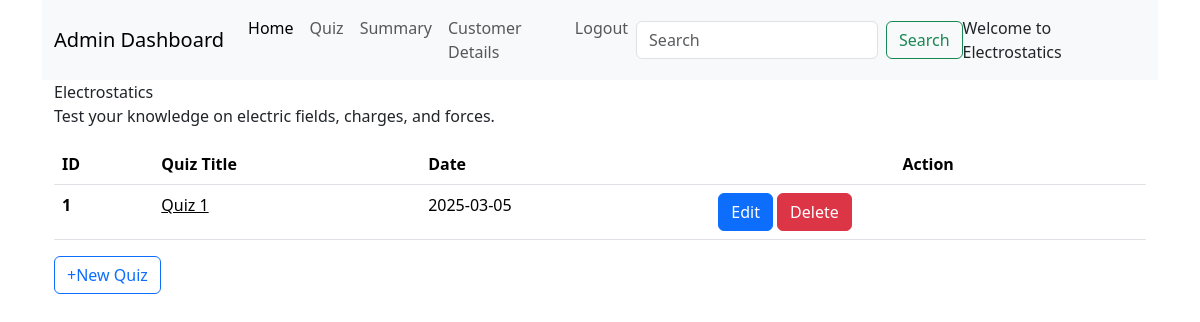
/admin_dashboard/1/1/Electrostatics, run on an earlier commit of the app's database.
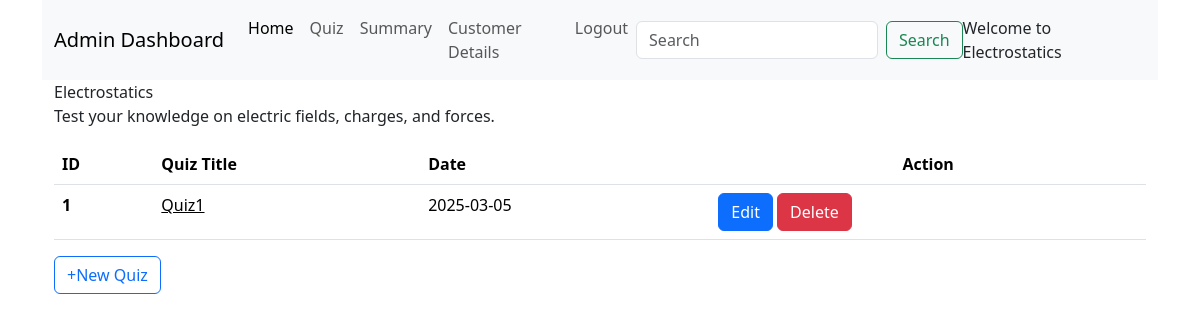
And on a later commit of the database.
### backend/models.py (models this page shows)
class Chapter(db.Model):
  __tablename__="chapter"
  ch_id=db.Column(db.Integer, primary_key=True, nullable=False)
  subject_id=db.Column(db.Integer, db.ForeignKey("subject.sub_id"), nullable=False)
  name=db.Column(db.String, nullable=False)
  description=db.Column(db.String)
  quizes=db.relationship("Quiz", cascade="all,delete", backref="chapter", lazy=True)

class Quiz(db.Model):
  __tablename__="quiz"
  q_id=db.Column(db.Integer, primary_key=True, nullable=False)
  name=db.Column(db.String, nullable=False)
  chapter_id=db.Column(db.Integer, db.ForeignKey("chapter.ch_id"), nullable=False)
  date_of_quiz=db.Column(db.DateTime, nullable=False, default=datetime.now())
  time_duration=db.Column(db.Integer, nullable=True, default=60)
  remarks=db.Column(db.String)
  questions=db.relationship("Question", cascade="all,delete", backref="quiz", lazy=True)
  scores=db.relationship("Scores", cascade="all,delete", backref="quiz", lazy=True)

### backend/controllers.py (the view)
@app.route('/admin_dashboard/<int:subject_id>/<int:chapter_id>/<string:name>')
def quizzes_in_chapters(subject_id, chapter_id, name):
  quizzes_in_chapters = db.session.query(Chapter).filter((Chapter.subject_id == subject_id) & (Chapter.ch_id == chapter_id)).first().quizes
  chapter = db.session.query(Chapter).filter(Chapter.ch_id == chapter_id).first()
  subject = db.session.query(Subject).filter(Subject.sub_id == subject_id).first()
  for quiz in quizzes_in_chapters:
    quiz.date_of_quiz_str = datetime.date(quiz.date_of_quiz)
  return render_template('quizzes_page.html', quizzes = quizzes_in_chapters, chapter=chapter, subject=subject, name=name)

### templates/quizzes_page.html (shortened to what this page needs)
<!DOCTYPE html>
<html lang="en">
<head>
  <link href="https://cdn.jsdelivr.net/npm/bootstrap@5.3.3/dist/css/bootstrap.min.css" rel="stylesheet">
  <link href="/static/style/admin_dashboard.css" rel="stylesheet">
</head>
<body>
  <div class="container new-container">
    <nav class="navbar navbar-expand-lg bg-body-tertiary">
      <div class="container-fluid">
        <a class="navbar-brand" href="#">Admin Dashboard</a>
        <div class="collapse navbar-collapse" id="navbarSupportedContent">
          <ul class="navbar-nav me-auto mb-2 mb-lg-0">
            <li class="nav-item">
              <a class="nav-link active" aria-current="page" href="#">Home</a>
            </li>
            <li class="nav-item">
              <a class="nav-link" href="#">Quiz</a>
            </li>
            <li class="nav-item">
              <a class="nav-link" href="#">Summary</a>
            </li>
            <li class="nav-item">
              <a class="nav-link" href="#">Customer Details</a>
            </li>
            <li class="nav-item">
              <a class="nav-link" href="#">Logout</a>
            </li>
          </ul>
          <form class="d-flex" role="search" method="POST" action="">
            <input class="form-control me-2" type="search" placeholder="Search" aria-label="Search">
            <button class="btn btn-outline-success" type="submit">Search</button>
          </form>
          <span class="nav=text">
            Welcome to {{name}}
          </span>
        </div>
      </div>
    </nav>
    <div class="container new-container">
      <div class="title">{{chapter.name}}</div>
      <div class="description">{{chapter.description}}</div>
      <table class="table table-striped">
        <table class="table">
          <thead>
            <tr>
              <th scope="col">ID</th>
              <th scope="col">Quiz Title</th>
              <th scope="col">Date</th>
              <th scope="col" class="text-center">Action</th>
            </tr>
          </thead>
          <tbody>
            {% for quiz in quizzes %}
            <tr>
              <th scope="row">{{quiz.q_id}}</th>
              <td id="clickable"><a onclick="window.location.href='/admin_dashboard/{{quiz.chapter.subject.sub_id}}/{{quiz.chapter.ch_id}}/{{quiz.q_id}}/{{name}}'">{{quiz.name}}</a></td>
              <td>{{quiz.date_of_quiz_str}}</td>
              <td><a onclick="window.location.href='/admin_dashboard/{{subject.sub_id}}/{{chapter.ch_id}}/{{quiz.q_id}}/edit_quiz/{{name}}'" type="button" class="btn btn-primary">Edit</a>
              <a href="" type="button" class="btn btn-danger">Delete</a></td>
              {% endfor %}
            </tr>
          </tbody>
          <table>
            <a  type="button" class="btn btn-outline-primary" onclick="window.location.href='/admin_dashboard/{{chapter.subject.sub_id}}/{{chapter.ch_id}}/new_quiz/{{name}}'">+New Quiz</a>
          </table>
    </div>
  </div>
</body>
</html>

### static/style/admin_dashboard.css (style rules this page uses)
#clickable { text-decoration: underline; cursor: pointer; }

What changed in the data, as far as the page shows it:
changed Quiz id 1: name "Quiz 1" → "Quiz1"
